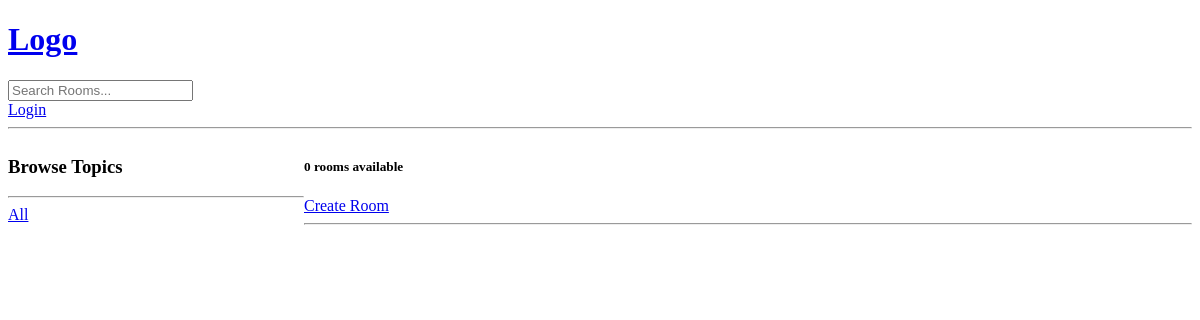
The app's page /, older data.
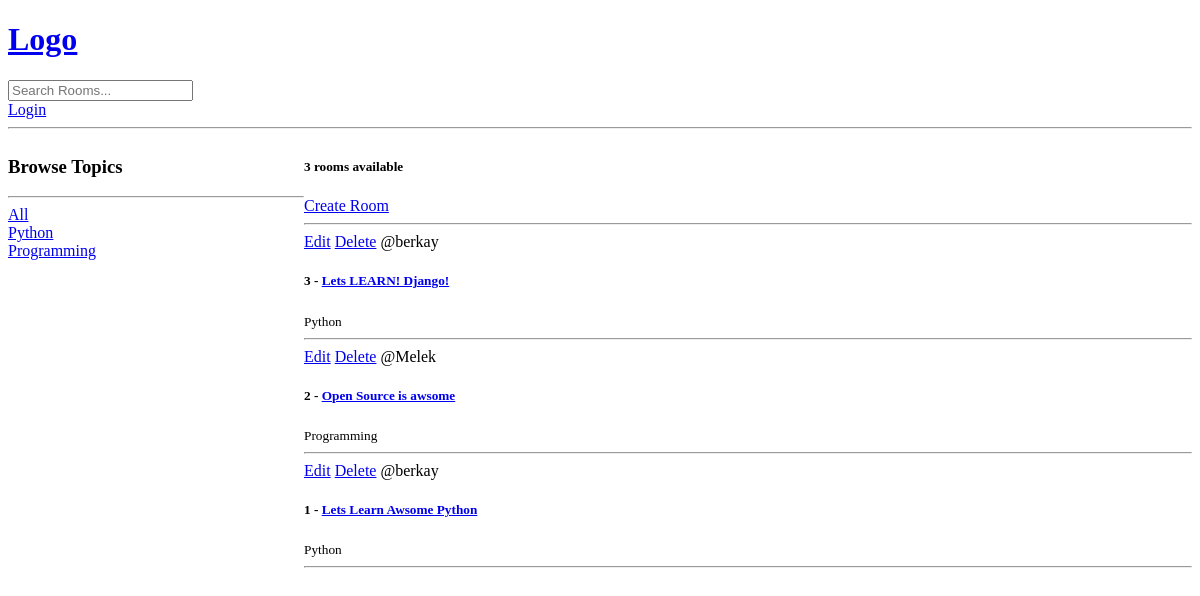
The same page, newer data.
### base/models.py (models this page shows, shortened)
class Topic(models.Model):
    name = models.CharField(max_length=200)
    def __str__(self):
        return self.name

class Room(models.Model):
    host = models.ForeignKey(User, on_delete=models.SET_NULL, null=True)
    topic = models.ForeignKey(Topic, on_delete=models.SET_NULL, null=True)
    name = models.CharField(max_length=200)
    description = models.TextField(null=True, blank=True)
    updated = models.DateTimeField(auto_now= True)
    created = models.DateTimeField(auto_now_add=True)
    class Meta:
        ordering = ['-updated', '-created']

### base/views.py (the view)
def home(request):
    q = request.GET.get('q') if request.GET.get('q') != None else ''
    rooms = Room.objects.filter(
        Q(topic__name__icontains=q) |
        Q(name__icontains=q) |
        Q(description__icontains=q)
        )
    topics = Topic.objects.all()
    room_count = rooms.count()
    context = {'rooms': rooms, 'topics': topics, 'room_count': room_count}
    return render(request, 'base/home.html', context)

### base/templates/base/home.html (shortened to what this page needs)
{% extends "main.html" %}
{% block  content%}
<div class="home-container">
    <div>
        <h3>Browse Topics </h3>
        <hr>
        <div>
            <a href="{% url "home" %}">All</a>
        </div>
        {% for topic in topics %}
            <div>
                <a href="{% url "home" %}?q={{topic.name}}">{{topic}}</a>
            </div>
        {% endfor %}
    </div>
    <div>
        <h5>{{room_count}} rooms available</h5>
        <a href="{% url "create-room" %}">Create Room</a>
        <hr>
        <div>
            {% for room in rooms %}
                <div>
                    <a href="{% url "update-room" room.id %}">Edit</a>
                    <a href="{% url "delete-room" room.id %}">Delete</a>
                    <span>@{{room.host.username}}</span>
                    <h5>{{room.id}} - <a href="{% url "room" room.id %}">{{room.name}}</a></h5>
                    <small>{{room.topic.name}}</small>
                    <hr>
                </div>
            {% endfor %}
        </div>
    </div>
</div>
{% endblock  %}

### templates/main.html (shortened to what this page needs)
<!DOCTYPE html>
<html lang="en">
<head>
</head>
<body>
    {% include "navbar.html" %}
    {% block content %}
    {% endblock %}
</body>
</html>

### templates/navbar.html
<a href="/">
    <h1>Logo</h1>
</a>
<form method="GET" action="{% url "home" %}">
    <input type="text" name="q" placeholder="Search Rooms...">
</form>
{% if request.user.is_authenticated %}
<a href="{% url "logout" %}">Logout</a>
{% else %}
<a href="{% url "login" %}">Login</a>
{% endif %}
<hr>

### base/templates/base/home.html (style rules this page uses)
.home-container { display: grid; grid-template-columns: 1fr 3fr; }

Row changes from the older to the newer data that the page shows:
added Topic: name "Python"
added Topic: name "Programming"
added Room: host.username "berkay", id "3", name "Lets LEARN! Django!", topic.name "Python"
added Room: host.username "Melek", id "2", name "Open Source is awsome", topic.name "Programming"
added Room: host.username "berkay", id "1", name "Lets Learn Awsome Python", topic.name "Python"
Text that changed along with them:
{{ room_count }}: "0" → "3"
